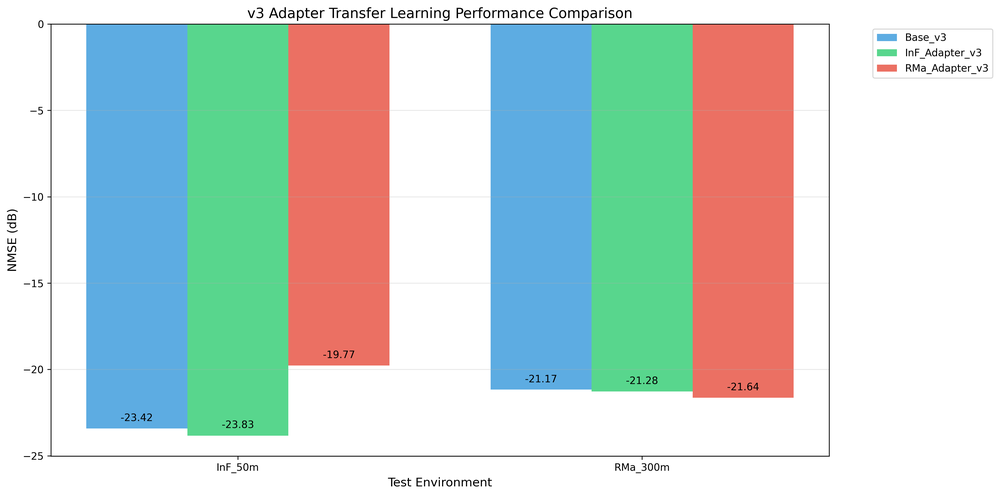
#> input picture v3_adapter_comparison.png, 1000 x 496 px, shrunk from 4162 x 2064 before the run
$ python modify_plot_titles.py
#> lines starting #> are read from the running program, lines starting #| are printed output that depends on the picture
#!/usr/bin/env python3
"""
Modify existing plot images to remove v3/v4 labels and add characteristics
"""

import matplotlib.pyplot as plt
import matplotlib.image as mpimg
from matplotlib.patches import Rectangle
import numpy as np

def modify_plot_title(image_path, new_title, output_path):
    """
    Read an existing plot image and modify its title
    """
#> called with image_path = 'v3_adapter_comparison.png', output_path = 'adapter_comparison_efficient_clean.png'
    # Read the image
    img = mpimg.imread(image_path)
#> img is the input picture: shape (496, 1000, 4) float32; mean R, G, B, A 0.774, 0.832, 0.812, 1

    # Create figure with same size as original
    fig, ax = plt.subplots(figsize=(14, 7))

    # Display the original image
    ax.imshow(img)
    ax.axis('off')

    # Add white rectangle to cover old title area (approximately)
    title_rect = Rectangle((0, 0), img.shape[1], int(img.shape[0] * 0.12),
                          facecolor='white', edgecolor='none')
    ax.add_patch(title_rect)

    # Add new title
    ax.text(img.shape[1]/2, int(img.shape[0] * 0.06), new_title,
            ha='center', va='center', fontsize=14, fontweight='bold',
            transform=ax.transData)

    # Save the modified image
    plt.savefig(output_path, dpi=300, bbox_inches='tight',
                facecolor='white', edgecolor='none')
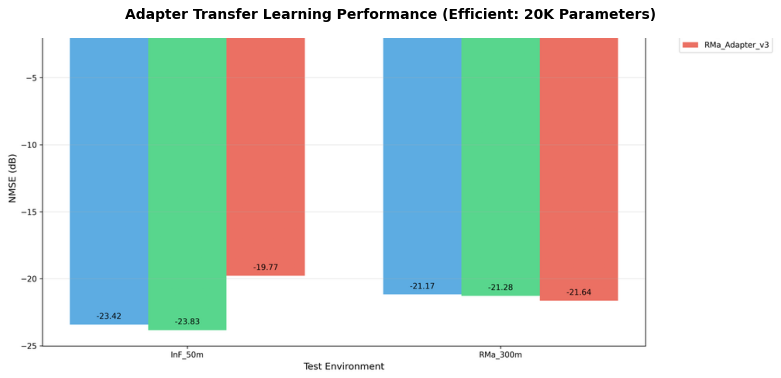
#> figure drawn by matplotlib, 1 panel
    plt.close()
    print(f"[OK] Modified {image_path} -> {output_path}")

def create_all_clean_plots():
    """Create all 8 clean performance plots"""

    # Define the mapping of original to clean plots with characteristics
    plot_modifications = [
        # 0.27% Parameter versions (efficient)
        {
            'input': 'v3_adapter_comparison.png',
            'output': 'adapter_comparison_efficient_clean.png',
            'title': 'Adapter Transfer Learning Performance (Efficient: 20K Parameters)'
        },
        {
            'input': 'v3_adapter_improvement.png',
            'output': 'adapter_improvement_efficient_clean.png',
            'title': 'Adapter Performance Improvement (Efficient: 20K Parameters)'
        },
        {
            'input': 'v4_lora_comparison.png',
            'output': 'lora_comparison_efficient_clean.png',
            'title': 'LoRA Transfer Learning Performance (Efficient: 27K Parameters)'
        },
        {
            'input': 'v4_lora_improvement.png',
            'output': 'lora_improvement_efficient_clean.png',
            'title': 'LoRA Performance Improvement (Efficient: 27K Parameters)'
        },

        # 1.3% Parameter versions (scaled)
        {
            'input': 'v3_adapter_comparison_new_models.png',
            'output': 'adapter_comparison_scaled_clean.png',
            'title': 'Adapter Transfer Learning Performance (Scaled: 131K Parameters)'
        },
        {
            'input': 'v3_adapter_improvement_new_models.png',
            'output': 'adapter_improvement_scaled_clean.png',
            'title': 'Adapter Performance Improvement (Scaled: 131K Parameters)'
        },
        {
            'input': 'v4_lora_comparison_new_models.png',
            'output': 'lora_comparison_scaled_clean.png',
            'title': 'LoRA Transfer Learning Performance (Scaled: 133K Parameters)'
        },
        {
            'input': 'v4_lora_improvement_new_models.png',
            'output': 'lora_improvement_scaled_clean.png',
            'title': 'LoRA Performance Improvement (Scaled: 133K Parameters)'
        }
    ]

    # Process each plot
    for modification in plot_modifications:
        try:
            modify_plot_title(
                modification['input'],
                modification['title'],
                modification['output']
            )
        except FileNotFoundError:
            print(f"[WARNING] {modification['input']} not found, skipping...")
        except Exception as e:
            print(f"[ERROR] Failed to process {modification['input']}: {e}")
#> pass 2 of the loop in create_all_clean_plots, `for modification in plot_modifications:`:
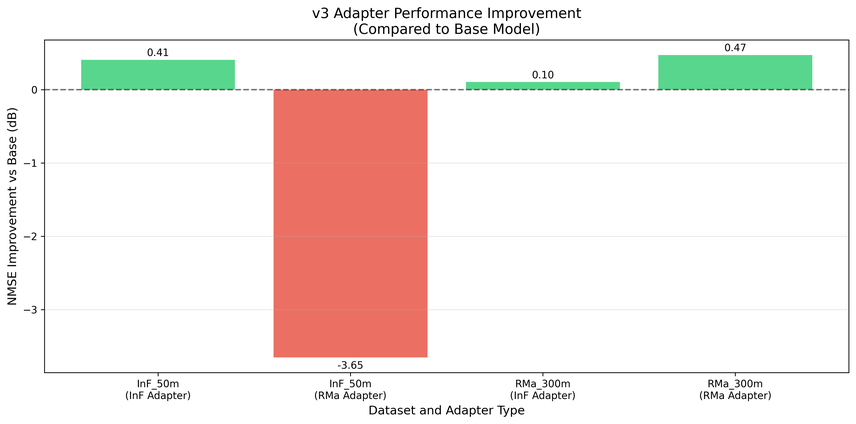
#> input picture v3_adapter_improvement.png, 856 x 424 px, shrunk from 3564 x 1764 before the run
#> in modify_plot_title, img is the input picture: shape (424, 856, 4) float32; mean R, G, B, A 0.953, 0.913, 0.899, 1
#> in modify_plot_title (call 2), `plt.savefig(output_path, dpi=300, bbox_inches='tight', facecolor='whit..`:
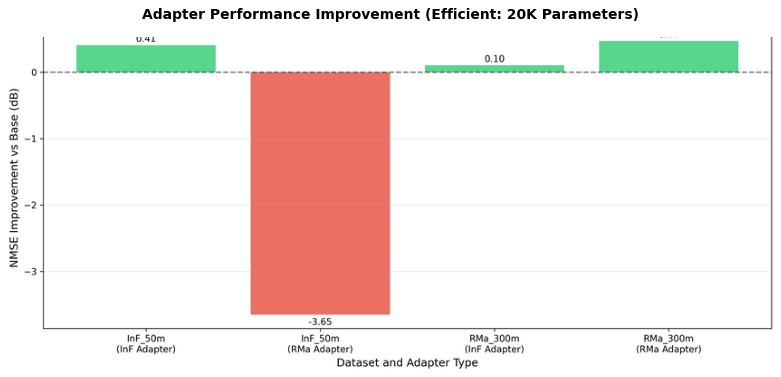
#> figure drawn by matplotlib, 1 panel
#> pass 3 of the loop in create_all_clean_plots, `for modification in plot_modifications:`:
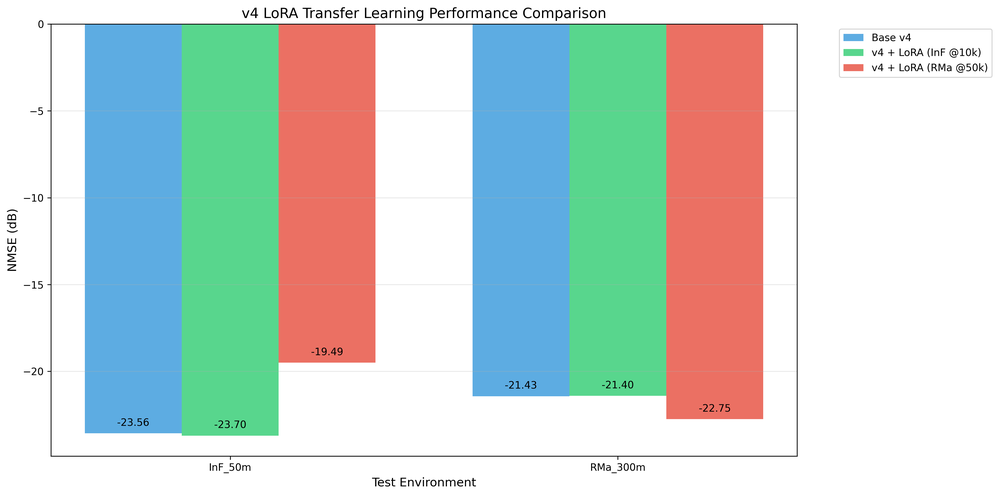
#> input picture v4_lora_comparison.png, 999 x 496 px, shrunk from 4156 x 2064 before the run
#> in modify_plot_title, img is the input picture: shape (496, 999, 4) float32; mean R, G, B, A 0.781, 0.835, 0.816, 1
#> in modify_plot_title (call 3), `plt.savefig(output_path, dpi=300, bbox_inches='tight', facecolor='whit..`:
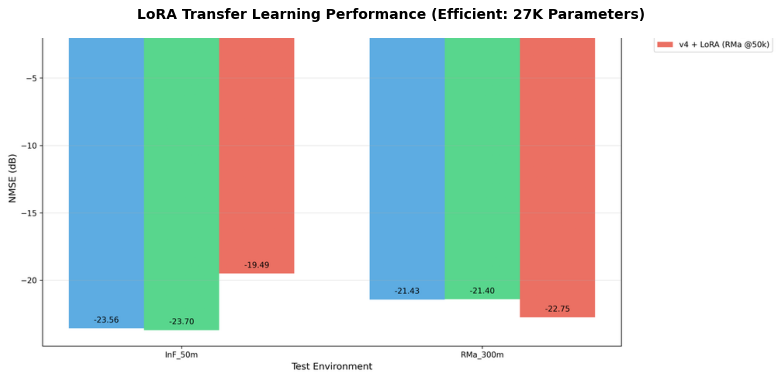
#> figure drawn by matplotlib, 1 panel
#> the loop made 8 passes; the first 3 are shown

if __name__ == "__main__":
    print("Modifying plot titles to remove v3/v4 labels and add characteristics...")
    create_all_clean_plots()
    print("All clean plots created!")
    print("\nClean plot files:")
    print("- adapter_comparison_efficient_clean.png (20K params)")
    print("- adapter_improvement_efficient_clean.png (20K params)")
    print("- lora_comparison_efficient_clean.png (27K params)")
    print("- lora_improvement_efficient_clean.png (27K params)")
    print("- adapter_comparison_scaled_clean.png (131K params)")
    print("- adapter_improvement_scaled_clean.png (131K params)")
    print("- lora_comparison_scaled_clean.png (133K params)")
    print("- lora_improvement_scaled_clean.png (133K params)")
